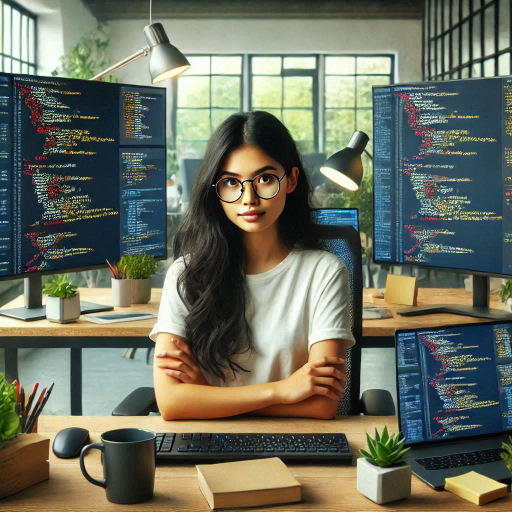
#> input picture demure.png, 1024 x 1024 px (shown at 1/2 size)
$ python drawing.py
#> lines starting #> are read from the running program, lines starting #| are printed output that depends on the picture

#drawing on top of the image
import cv2 as cv

#load the image
image = cv.imread("demure.png")
#> image is the input picture: shape (1024, 1024, 3); mean B, G, R 95.2, 110.9, 107
resized = cv.resize(image,(500,500))
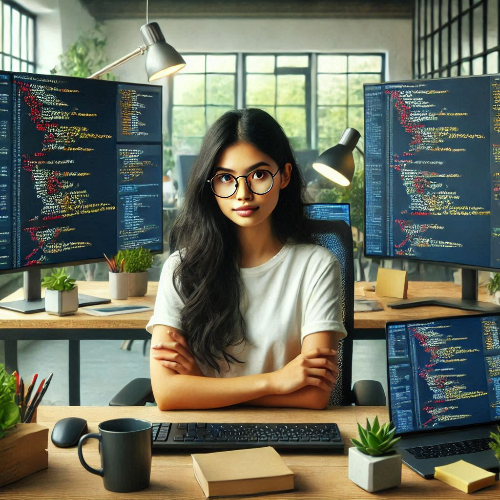
#> resized: shape (500, 500, 3); mean B, G, R 95.1, 110.8, 106.9

#line
cv.line(resized,(250,450),(451,499),3)# takes 4 arguements, refere to documenation for more

#rectangle
cv.rectangle(resized,(100,200),(210,280),(0,0,255),5)

#circle
cv.circle(resized,(100,100),15,(0,255,0),10)
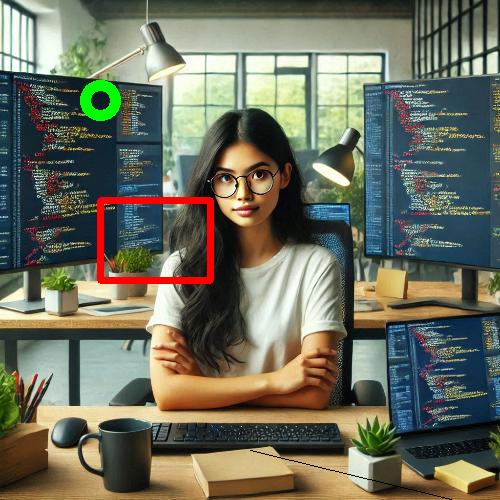
#> resized: shape (500, 500, 3); mean B, G, R 94.1, 110.8, 108.6
cv.imshow("IMG",resized) #show the image
cv.waitKey(0)
cv.destroyAllWindows()


"""
We will be darwing
1. Lines
2.Rectangles
3.text
"""

$ run again, with pic.jpg saved as demure.png
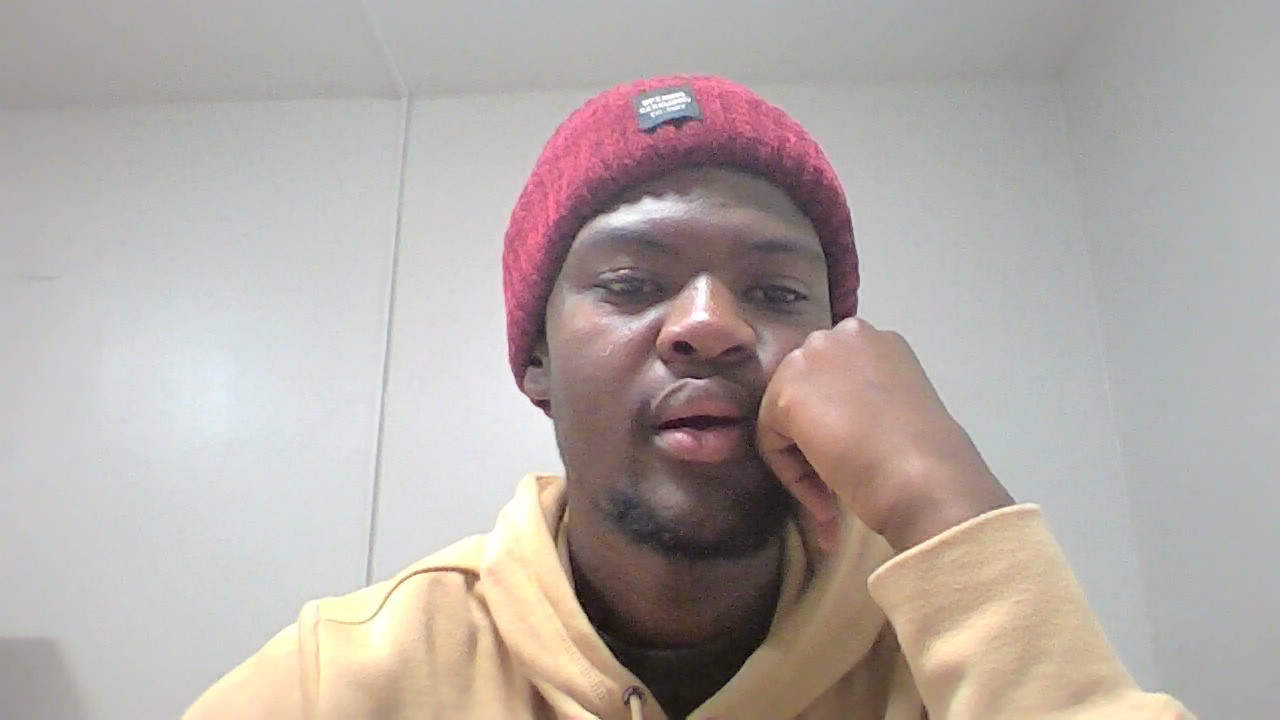
#> input picture pic.jpg, 1280 x 720 px
#> image is the input picture: shape (720, 1280, 3); mean B, G, R 166.3, 170.8, 179.3
#> `resized = cv.resize(image,(500,500))`:
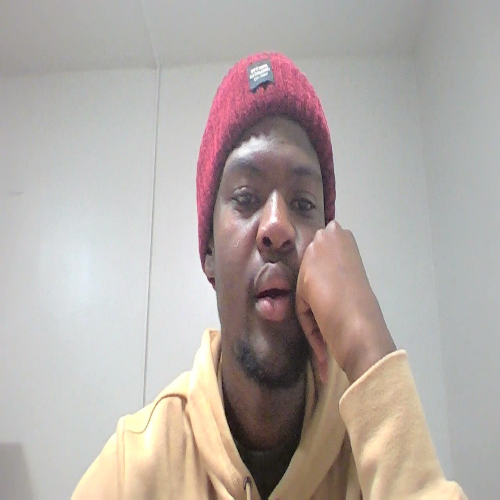
#> resized: shape (500, 500, 3); mean B, G, R 166.2, 170.7, 179.2
#> `cv.circle(resized,(100,100),15,(0,255,0),10)`:
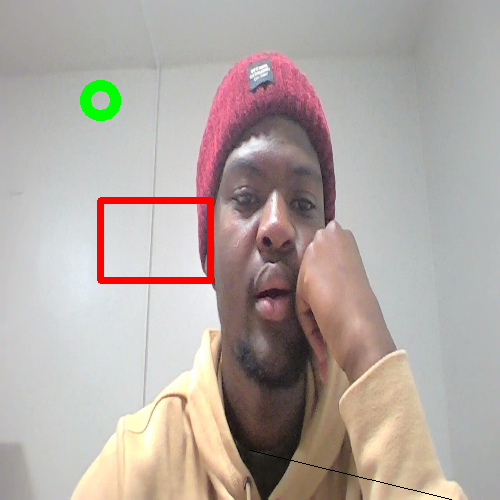
#> resized: shape (500, 500, 3); mean B, G, R 163.3, 168.9, 179
